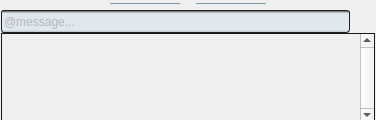
     <widget class="QWidget" name="chatForm" native="true">
      <property name="minimumSize">
       <size>
        <width>376</width>
        <height>120</height>
       </size>
      </property>
      <property name="maximumSize">
       <size>
        <width>376</width>
        <height>120</height>
       </size>
      </property>
      <layout class="QVBoxLayout" name="verticalLayout_5">
       <property name="spacing">
        <number>0</number>
       </property>
       <property name="leftMargin">
        <number>0</number>
       </property>
       <property name="topMargin">
        <number>0</number>
       </property>
       <property name="rightMargin">
        <number>0</number>
       </property>
       <property name="bottomMargin">
        <number>0</number>
       </property>
       <item alignment="Qt::AlignBottom">
        <widget class="QPushButton" name="bttn_hideChat">
         <property name="minimumSize">
          <size>
           <width>376</width>
           <height>7</height>
          </size>
         </property>
         <property name="maximumSize">
          <size>
           <width>376</width>
           <height>7</height>
          </size>
         </property>
         <property name="toolTip">
          <string>@Tooltip_Table_Move_chat_panel_51</string>
         </property>
         <property name="styleSheet">
          <string notr="true">QAbstractButton {
    background-color: transparent;
    border: none;
    border-top: 1px solid qlineargradient(spread:pad, x1:0, y1:0, x2:1, y2:0, stop:0 rgba(123, 152, 166, 255), stop:0.45 rgba(123, 152, 166, 255), stop:0.452 rgba(123, 152, 166, 0), stop:0.548 rgba(123, 152, 166, 0), stop:0.55 rgba(123, 152, 166, 255), stop:1 rgba(123, 152, 166, 255));
	background-image: url(:/textures/game/bttn_hide_chat.png);
	background-position: top;
	background-repeat: no-repeat;
	background-attachment: fixed;
	background-origin: border;
	background-clip: margin;
    margin: 1px 110px 1px 110px;
}

QAbstractButton:checked {
    border: none;
    border-bottom: 1px solid qlineargradient(spread:pad, x1:0, y1:0, x2:1, y2:0, stop:0 rgba(123, 152, 166, 255), stop:0.45 rgba(123, 152, 166, 255), stop:0.452 rgba(123, 152, 166, 0), stop:0.548 rgba(123, 152, 166, 0), stop:0.55 rgba(123, 152, 166, 255), stop:1 rgba(123, 152, 166, 255));
	background-image: url(:/textures/game/bttn_show_chat.png);
	background-position: bottom;
}

QAbstractButton:hover {
   margin: 1px 60px 1px 60px;

	border-color: qlineargradient(spread:pad, x1:0, y1:0, x2:1, y2:0, stop:0 rgba(123, 152, 166, 60), stop:0.1 rgba(123, 152, 166, 255), stop:0.360136 rgba(123, 152, 166, 255), stop:0.45303 rgba(123, 152, 166, 0), stop:0.54697 rgba(123, 152, 166, 0), stop:0.64 rgba(123, 152, 166, 255), stop:0.9 rgba(123, 152, 166, 255), stop:1 rgba(123, 152, 166, 60));
}
</string>
         </property>
         <property name="text">
          <string/>
         </property>
         <property name="checkable">
          <bool>true</bool>
         </property>
        </widget>
       </item>
       <item>
        <widget class="QFrame" name="chat">
         <property name="minimumSize">
          <size>
           <width>376</width>
           <height>110</height>
          </size>
         </property>
         <property name="maximumSize">
          <size>
           <width>376</width>
           <height>111</height>
          </size>
         </property>
         <property name="styleSheet">
          <string notr="true">QFrame {
    background-color: transparent;
}</string>
         </property>
         <property name="frameShape">
          <enum>QFrame::StyledPanel</enum>
         </property>
         <property name="frameShadow">
          <enum>QFrame::Raised</enum>
         </property>
         <layout class="QVBoxLayout" name="verticalLayout_4" stretch="0,0">
          <property name="spacing">
           <number>0</number>
          </property>
          <property name="leftMargin">
           <number>0</number>
          </property>
          <property name="topMargin">
           <number>0</number>
          </property>
          <property name="rightMargin">
           <number>0</number>
          </property>
          <property name="bottomMargin">
           <number>0</number>
          </property>
          <item>
           <layout class="QHBoxLayout" name="horizontalLayout_2">
            <property name="spacing">
             <number>7</number>
            </property>
            <item>
             <widget class="QLineEdit" name="msgLineEdit">
              <property name="minimumSize">
               <size>
                <width>349</width>
                <height>23</height>
               </size>
              </property>
              <property name="maximumSize">
               <size>
                <width>349</width>
                <height>23</height>
               </size>
              </property>
              <property name="styleSheet">
               <string notr="true">QLineEdit {
	background-color: qlineargradient(spread:pad, x1:0, y1:0, x2:0, y2:1, stop:0 rgba(38, 39, 41, 250), stop:0.0768362 rgba(170, 175, 181, 255), stop:0.140113 rgba(224, 231, 239, 255), stop:0.887006 rgba(224, 231, 239, 255), stop:1 rgba(176, 180, 186, 252));
    border: 1px solid #1b2326;
    border-radius: 3px;
    color: #848383;
    font-size: 12px;
}

QWidget {
    image-position: right;
    padding-right: 4px;
}</string>
              </property>
              <property name="text">
               <string/>
              </property>
              <property name="readOnly">
               <bool>true</bool>
              </property>
              <property name="placeholderText">
               <string>@message...</string>
              </property>
             </widget>
            </item>
            <item alignment="Qt::AlignRight">
             <widget class="QToolButton" name="button_smile">
              <property name="cursor">
               <cursorShape>PointingHandCursor</cursorShape>
              </property>
              <property name="toolTip">
               <string>@Tooltip_Table_chat_emoticons_53</string>
              </property>
              <property name="styleSheet">
               <string notr="true">QAbstractButton {
    border: none;
}</string>
              </property>
              <property name="text">
               <string/>
              </property>
              <property name="icon">
               <iconset resource="../resources.qrc">
                <normaloff>:/textures/game/icon_smile.png</normaloff>:/textures/game/icon_smile.png</iconset>
              </property>
              <property name="iconSize">
               <size>
                <width>20</width>
                <height>18</height>
               </size>
              </property>
             </widget>
            </item>
           </layout>
          </item>
          <item>
           <widget class="QTextBrowser" name="chatList">
            <property name="minimumSize">
             <size>
              <width>366</width>
              <height>90</height>
             </size>
            </property>
            <property name="maximumSize">
             <size>
              <width>375</width>
              <height>86</height>
             </size>
            </property>
            <property name="styleSheet">
             <string notr="true">#chatList {
    background-color: transparent;
    border: 1px solid #191919;
	font: 500 11px &quot;Arial&quot;;
margin-bottom: 0px;
}
QScrollBar:vertical {
     border: none;
     background-image: url(:/textures/Common/scrollBar_bg.png);
	background-repeat: repeat-y;
     width: 16px;
     margin: 12px 0 14px 0;
height: 86px;
 }
QScrollBar::handle:vertical {
    min-width: 12px;
    min-height: 32px;
    max-width: 12px;
    max-height: 32px;
    margin: 0px 2px 1px 2px;

	image: url(:/textures/Common/points.png);
    image-position: center;

	background-color: qlineargradient(spread:pad, x1:0, y1:1, x2:1, y2:1, stop:0 rgba(69, 90, 100, 255), stop:0.483304 rgba(34, 42, 48, 255), stop:0.560633 rgba(34, 42, 48, 255), stop:1 rgba(64, 84, 93, 255));
    border-radius: 3px 3px;
    border-top: 1px solid #678694;
    border-bottom: 2px qlineargradient(spread:pad, x1:0, y1:0, x2:0, y2:1, stop:0 rgba(36, 47, 52, 255), stop:0.256598 rgba(37, 48, 54, 255), stop:0.629032 rgba(25, 25, 25, 237), stop:1 rgba(25, 25, 25, 137));
}
 QScrollBar::handle:hover:vertical {
    border-top: 1px solid #A9B6BA;
	background-color: qlineargradient(spread:pad, x1:0, y1:1, x2:1, y2:1, stop:0 rgba(121, 130, 133, 255), stop:0.483304 rgba(51, 58, 62, 255), stop:0.560633 rgba(51, 58, 62, 255), stop:1 rgba(113, 122, 125, 255));
	image: url(:/textures/Common/points_hover.png);

}
 QScrollBar::add-line:vertical {
     border: none;
    background-image: url(:/textures/Common/scrollBar_bg.png);
	background-repeat: repeat-y;
    height: 16px;
    subcontrol-position: bottom;
    subcontrol-origin: margin;
    bottom: 2px;
 }

QScrollBar::add-page:vertical {
	background-image: url(:/textures/Common/scrollBar_bg.png);
	background-repeat: repeat-y;
 }
 QScrollBar::sub-page:vertical {
     background-image: url(:/textures/Common/scrollBar_bg.png);
	background-repeat: repeat-y;
}

 QScrollBar::sub-line:vertical {
    border: none;
    background-image: url(:/textures/Common/scrollBar_bg.png);
	background-repeat: repeat-y;
    height: 16px;
    subcontrol-position: top;
    subcontrol-origin: margin;
    top: -2px;
 }
 QScrollBar::up-arrow:vertical {
background-image: url(:/textures/tmp_up1.png);
    background-position: bottom;
    background-repeat: no-repeat;
    background-attachment: fixed;
    background-origin: border;
    height: 12px;

 }

QScrollBar::down-arrow:vertical {
	background-image: url(:/textures/tmp_down1.png);
    background-position: top;
    background-repeat: no-repeat;
    background-attachment: fixed;
    background-origin: border;
    height: 12px;

}

QScrollBar::add-line:vertical:hover {
	background-color: qlineargradient(spread:pad, x1:0, y1:1, x2:0, y2:0, stop:0 #222a30, stop: 0.1 #37473f, stop:0.5 #222a30, stop:1 rgba(14, 27, 28, 225));
}
QScrollBar::sub-line:vertical:hover {
	background-color: qlineargradient(spread:pad, x1:0, y1:1, x2:0, y2:0, stop:1 #222a30, stop: 0.9 #37473f, stop:0.5 #222a30, stop:0 rgba(14, 27, 28, 225));
}

QScrollBar::add-line:vertical:pressed {
    background-color: qlineargradient(spread:pad, x1:0, y1:1, x2:0, y2:0, stop:0 rgba(24, 13, 39, 255), stop:1 rgba(25, 25, 25, 255));
     border: 1px ridge #191919;
    border-bottom: none;
}
QScrollBar::sub-line:vertical:pressed {
    background-color: qlineargradient(spread:pad, x1:0, y1:1, x2:0, y2:0, stop:0 rgba(24, 13, 39, 255), stop:1 rgba(25, 25, 25, 255));
    border: 1px ridge #191919;
    border-top: none;
}</string>
            </property>
            <property name="verticalScrollBarPolicy">
             <enum>Qt::ScrollBarAlwaysOn</enum>
            </property>
            <property name="horizontalScrollBarPolicy">
             <enum>Qt::ScrollBarAlwaysOff</enum>
            </property>
            <property name="html">
             <string notr="true">&lt;!DOCTYPE HTML PUBLIC &quot;-//W3C//DTD HTML 4.0//EN&quot; &quot;http://www.w3.org/TR/REC-html40/strict.dtd&quot;&gt;
&lt;html&gt;&lt;head&gt;&lt;meta name=&quot;qrichtext&quot; content=&quot;1&quot; /&gt;&lt;style type=&quot;text/css&quot;&gt;
p, li { white-space: pre-wrap; }
&lt;/style&gt;&lt;/head&gt;&lt;body style=&quot; font-family:'Arial'; font-size:11px; font-weight:496; font-style:normal;&quot;&gt;
&lt;p style=&quot;-qt-paragraph-type:empty; margin-top:0px; margin-bottom:0px; margin-left:0px; margin-right:0px; -qt-block-indent:0; text-indent:0px;&quot;&gt;&lt;br /&gt;&lt;/p&gt;&lt;/body&gt;&lt;/html&gt;</string>
            </property>
            <property name="textInteractionFlags">
             <set>Qt::TextBrowserInteraction</set>
            </property>
            <property name="openExternalLinks">
             <bool>true</bool>
            </property>
            <property name="msgPattern" stdset="0">
             <string notr="true">&lt;p style=&quot; margin-top:0px; margin-bottom:0px; margin-left:0px; margin-right:0px; -qt-block-indent:0; text-indent:0px;&quot;&gt;&lt;span style=&quot; font-size:12px; background-color:#e0e7ee ; color:#dcfddc;&quot;&gt;%0:&lt;/span&gt;&lt;span style=&quot; font-size:12px;&quot;&gt; &lt;/span&gt;&lt;span style=&quot; font-size:12px; color:#117a52;&quot;&gt;%1&lt;/span&gt;&lt;/p&gt;%2</string>
            </property>
           </widget>
          </item>
         </layout>
        </widget>
       </item>
      </layout>
     </widget>
